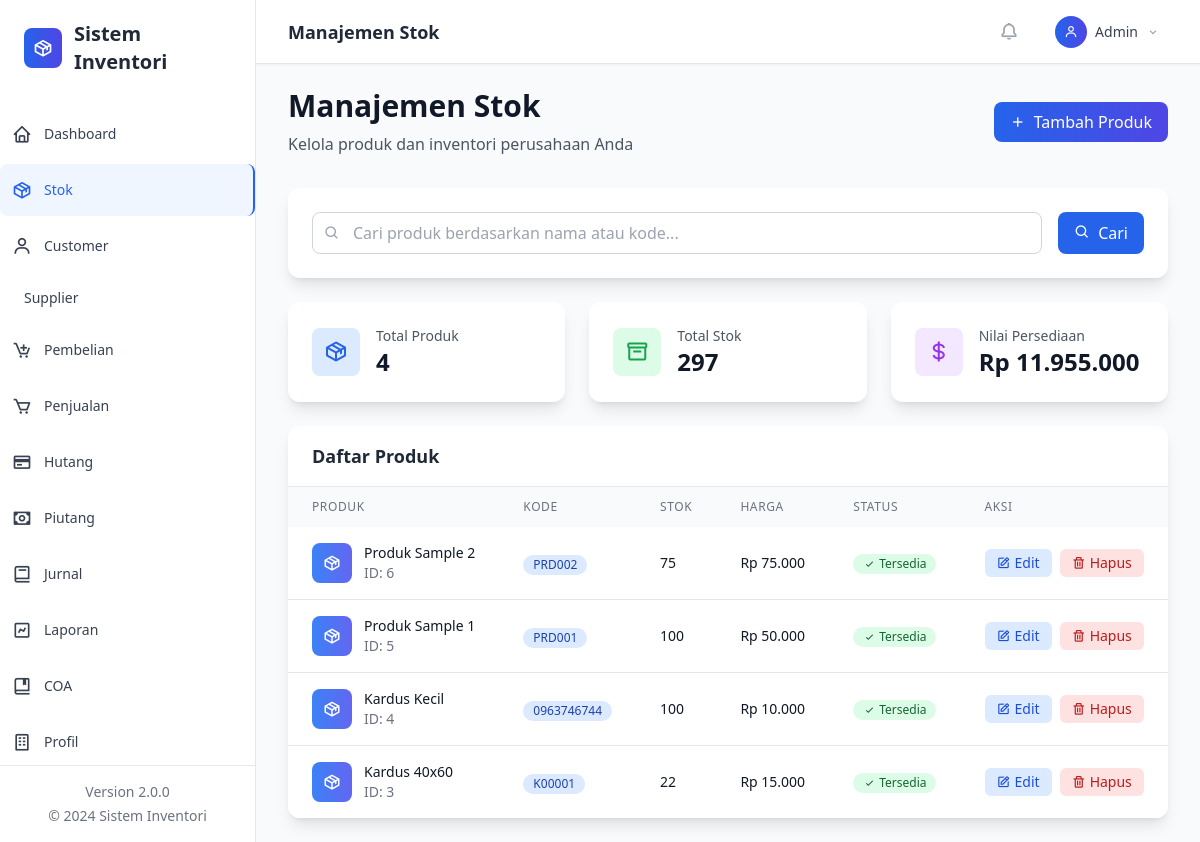
The page /?page=stok on the database its author committed.
### tables this page shows
CREATE TABLE stok (
  id INTEGER PRIMARY KEY AUTOINCREMENT,
  kode TEXT UNIQUE,
  nama TEXT,
  stok INTEGER DEFAULT 0,
  harga INTEGER DEFAULT 0
);

### classes/Database.php (called while the page is built, shortened)
<?php
class Database {
    private $pdo;
    private static $instance = null;
    private function __construct() {
        try {
            $this->pdo = new PDO('sqlite:' . DB_FILE);
            $this->pdo->setAttribute(PDO::ATTR_ERRMODE, PDO::ERRMODE_EXCEPTION);
            $this->pdo->exec('PRAGMA foreign_keys = ON;');
            $this->initializeTables();
        } catch (Exception $e) {
            if (DEBUG_MODE) {
                die('Database Error: ' . $e->getMessage());
            } else {
                die('Database connection failed. Please contact administrator.');
            }
        }
    }
    public static function getInstance() {
        if (self::$instance === null) {
            self::$instance = new self();
        }
        return self::$instance;
    }
    private function initializeTables() {
        if (file_exists(INIT_SQL)) {
            $sql = file_get_contents(INIT_SQL);
            $stmts = array_filter(array_map('trim', explode(';', $sql)));
            foreach ($stmts as $stmt) {
                if ($stmt) {
                    $this->pdo->exec($stmt);
                }
            }
        }
        $this->createProfileTable();
    }
    private function createProfileTable() {
        $sql = "CREATE TABLE IF NOT EXISTS profil_perusahaan (
            id INTEGER PRIMARY KEY AUTOINCREMENT,
            nama_perusahaan TEXT NOT NULL,
            alamat TEXT,
            telepon TEXT,
            email TEXT,
            website TEXT,
            logo TEXT,
            npwp TEXT,
            created_at DATETIME DEFAULT CURRENT_TIMESTAMP,
            updated_at DATETIME DEFAULT CURRENT_TIMESTAMP
        )";
        $this->pdo->exec($sql);
        $stmt = $this->pdo->prepare("SELECT COUNT(*) FROM profil_perusahaan");
        $stmt->execute();
    }
    public function query($sql, $params = []) {
        try {
            $stmt = $this->pdo->prepare($sql);
            $stmt->execute($params);
            return $stmt;
        } catch (Exception $e) {
            if (DEBUG_MODE) {
                throw new Exception('Query Error: ' . $e->getMessage());
            } else {
                throw new Exception('Database operation failed.');
            }
        }
    }
    public function fetchAll($sql, $params = []) {
        return $this->query($sql, $params)->fetchAll(PDO::FETCH_ASSOC);
    }
    public function fetch($sql, $params = []) {
        return $this->query($sql, $params)->fetch(PDO::FETCH_ASSOC);
    }
}
?>

### classes/Helper.php (called while the page is built, shortened)
<?php
class Helper {
    public static function formatMoney($amount) {
        return 'Rp ' . number_format($amount, 0, ',', '.');
    }
}
?>

### views/stok/index.php (the view, shortened to what this page needs)
<?php
$search = $_GET['search'] ?? '';
$whereClause = '';
$params = [];
$page = max(1, (int)($_GET['p'] ?? 1));
$perPage = 10;
$offset = ($page - 1) * $perPage;
$totalRows = $db->fetch("SELECT COUNT(*) as total FROM stok $whereClause", $params)['total'];
$rows = $db->fetchAll("SELECT * FROM stok $whereClause ORDER BY id DESC LIMIT ? OFFSET ?",
    array_merge($params, [$perPage, $offset]));
?>
<div class="mb-8">
    <div class="flex flex-col sm:flex-row sm:items-center sm:justify-between">
        <div>
            <h1 class="text-3xl font-bold text-gray-900">Manajemen Stok</h1>
            <p class="mt-2 text-gray-600">Kelola produk dan inventori perusahaan Anda</p>
        </div>
        <div class="mt-4 sm:mt-0">
            <button onclick="openTambah()"
                    class="inline-flex items-center px-4 py-2 bg-gradient-to-r from-blue-600 to-indigo-600 text-white font-medium rounded-lg hover:from-blue-700 hover:to-indigo-700 focus:ring-4 focus:ring-blue-300 transition-all duration-200">
                <i class='bx bx-plus mr-2'></i>
                Tambah Produk
            </button>
        </div>
    </div>
</div>
<div class="bg-white rounded-xl shadow-lg p-6 mb-6">
    <div class="flex flex-col sm:flex-row gap-4">
        <div class="flex-1">
            <div class="relative">
                <i class='bx bx-search absolute left-3 top-1/2 transform -translate-y-1/2 text-gray-400'></i>
                <input type="text" id="searchInput" placeholder="Cari produk berdasarkan nama atau kode..."
                       value="<?php echo htmlspecialchars($search); ?>"
                       class="w-full pl-10 pr-4 py-2 border border-gray-300 rounded-lg focus:ring-2 focus:ring-blue-500 focus:border-transparent">
            </div>
        </div>
        <div class="flex gap-2">
            <button onclick="performSearch()"
                    class="px-4 py-2 bg-blue-600 text-white rounded-lg hover:bg-blue-700 transition-colors">
                <i class='bx bx-search mr-2'></i>Cari
            </button>
        </div>
    </div>
</div>
<div class="grid grid-cols-1 md:grid-cols-3 gap-6 mb-6">
    <div class="bg-white rounded-xl shadow-lg p-6">
        <div class="flex items-center">
            <div class="w-12 h-12 bg-blue-100 rounded-lg flex items-center justify-center mr-4">
                <i class='bx bx-package text-2xl text-blue-600'></i>
            </div>
            <div>
                <p class="text-sm font-medium text-gray-600">Total Produk</p>
                <p class="text-2xl font-bold text-gray-900"><?php echo number_format($totalRows); ?></p>
            </div>
        </div>
    </div>
    <div class="bg-white rounded-xl shadow-lg p-6">
        <div class="flex items-center">
            <div class="w-12 h-12 bg-green-100 rounded-lg flex items-center justify-center mr-4">
                <i class='bx bx-box text-2xl text-green-600'></i>
            </div>
            <div>
                <p class="text-sm font-medium text-gray-600">Total Stok</p>
                <?php $totalStok = $db->fetch("SELECT SUM(stok) as total FROM stok")['total'] ?? 0; ?>
                <p class="text-2xl font-bold text-gray-900"><?php echo number_format($totalStok); ?></p>
            </div>
        </div>
    </div>
    <div class="bg-white rounded-xl shadow-lg p-6">
        <div class="flex items-center">
            <div class="w-12 h-12 bg-purple-100 rounded-lg flex items-center justify-center mr-4">
                <i class='bx bx-dollar text-2xl text-purple-600'></i>
            </div>
            <div>
                <p class="text-sm font-medium text-gray-600">Nilai Persediaan</p>
                <?php $nilaiPersediaan = $db->fetch("SELECT SUM(stok*harga) as total FROM stok")['total'] ?? 0; ?>
                <p class="text-2xl font-bold text-gray-900"><?php echo Helper::formatMoney($nilaiPersediaan); ?></p>
            </div>
        </div>
    </div>
</div>
<div class="bg-white rounded-xl shadow-lg overflow-hidden">
    <div class="px-6 py-4 border-b border-gray-200">
        <h3 class="text-lg font-semibold text-gray-800">Daftar Produk</h3>
</div>
    <?php if (empty($rows)): ?>
        <div class="text-center py-12">
            <i class='bx bx-package text-6xl text-gray-300 mb-4'></i>
            <h3 class="text-lg font-medium text-gray-900 mb-2">Tidak ada produk</h3>
            <p class="text-gray-500 mb-4">
                <?php echo !empty($search) ? 'Tidak ada produk yang sesuai dengan pencarian Anda.' : 'Mulai dengan menambahkan produk pertama Anda.'; ?>
            </p>
            <?php if (empty($search)): ?>
                <button onclick="openTambah()"
                        class="inline-flex items-center px-4 py-2 bg-blue-600 text-white rounded-lg hover:bg-blue-700 transition-colors">
                    <i class='bx bx-plus mr-2'></i>Tambah Produk Pertama
                </button>
            <?php endif; ?>
        </div>
    <?php else: ?>
        <div class="overflow-x-auto">
            <table class="w-full">
                <thead class="bg-gray-50">
                    <tr>
                        <th class="px-6 py-3 text-left text-xs font-medium text-gray-500 uppercase tracking-wider">Produk</th>
                        <th class="px-6 py-3 text-left text-xs font-medium text-gray-500 uppercase tracking-wider">Kode</th>
                        <th class="px-6 py-3 text-left text-xs font-medium text-gray-500 uppercase tracking-wider">Stok</th>
                        <th class="px-6 py-3 text-left text-xs font-medium text-gray-500 uppercase tracking-wider">Harga</th>
                        <th class="px-6 py-3 text-left text-xs font-medium text-gray-500 uppercase tracking-wider">Status</th>
                        <th class="px-6 py-3 text-left text-xs font-medium text-gray-500 uppercase tracking-wider">Aksi</th>
                    </tr>
                </thead>
                <tbody class="bg-white divide-y divide-gray-200">
                    <?php foreach ($rows as $r): ?>
                        <tr class="hover:bg-gray-50 transition-colors">
                            <td class="px-6 py-4 whitespace-nowrap">
                                <div class="flex items-center">
                                    <div class="w-10 h-10 bg-gradient-to-r from-blue-500 to-indigo-500 rounded-lg flex items-center justify-center mr-3">
                                        <i class='bx bx-package text-white text-lg'></i>
                                    </div>
                                    <div>
                                        <div class="text-sm font-medium text-gray-900"><?php echo htmlspecialchars($r['nama']); ?></div>
                                        <div class="text-sm text-gray-500">ID: <?php echo $r['id']; ?></div>
                                    </div>
                                </div>
                            </td>
                            <td class="px-6 py-4 whitespace-nowrap">
                                <span class="inline-flex items-center px-2.5 py-0.5 rounded-full text-xs font-medium bg-blue-100 text-blue-800">
                                    <?php echo htmlspecialchars($r['kode']); ?>
                                </span>
                            </td>
                            <td class="px-6 py-4 whitespace-nowrap">
                                <div class="flex items-center">
                                    <span class="text-sm font-medium text-gray-900"><?php echo number_format($r['stok']); ?></span>
                                </div>
                            </td>
                            <td class="px-6 py-4 whitespace-nowrap text-sm font-medium text-gray-900">
                                <?php echo Helper::formatMoney($r['harga']); ?>
                            </td>
                            <td class="px-6 py-4 whitespace-nowrap">
                                <?php if ($r['stok'] > 20): ?>
                                    <span class="inline-flex items-center px-2.5 py-0.5 rounded-full text-xs font-medium bg-green-100 text-green-800">
                                        <i class='bx bx-check mr-1'></i>Tersedia
                                    </span>
                                <?php elseif ($r['stok'] > 0): ?>
                                    <span class="inline-flex items-center px-2.5 py-0.5 rounded-full text-xs font-medium bg-yellow-100 text-yellow-800">
                                        <i class='bx bx-warning mr-1'></i>Terbatas
                                    </span>
                                <?php else: ?>
                                    <span class="inline-flex items-center px-2.5 py-0.5 rounded-full text-xs font-medium bg-red-100 text-red-800">
                                        <i class='bx bx-x mr-1'></i>Habis
                                    </span>
                                <?php endif; ?>
                            </td>
                            <td class="px-6 py-4 whitespace-nowrap text-sm font-medium">
                                <div class="flex space-x-2">
                                    <button onclick="edit(<?php echo $r['id']; ?>)"
                                            class="inline-flex items-center px-3 py-1 bg-blue-100 text-blue-700 rounded-md hover:bg-blue-200 transition-colors">
                                        <i class='bx bx-edit mr-1'></i>Edit
                                    </button>
                                    <button onclick="hapus(<?php echo $r['id']; ?>)"
                                            class="inline-flex items-center px-3 py-1 bg-red-100 text-red-700 rounded-md hover:bg-red-200 transition-colors">
                                        <i class='bx bx-trash mr-1'></i>Hapus
                                    </button>
                                </div>
            </td>
                        </tr>
                    <?php endforeach; ?>
    </tbody>
  </table>
</div>
    <?php endif; ?>
</div>

### rows shown on the page
stok: nama "Produk Sample 2", id "6", kode "PRD002", stok "75", harga "Rp 75.000", shows "Tersedia"
stok: nama "Produk Sample 1", id "5", kode "PRD001", stok "100", harga "Rp 50.000", shows "Tersedia"
stok: nama "Kardus Kecil", id "4", kode "0963746744", stok "100", harga "Rp 10.000", shows "Tersedia"
stok: nama "Kardus 40x60", id "3", kode "K00001", stok "22", harga "Rp 15.000", shows "Tersedia"

### other values the page prints
APP_NAME "Sistem Inventori"
APP_VERSION "2.0.0"
$pageTitles[$page] "Manajemen Stok"
$totalRows "4"
$totalStok "297"
Helper::formatMoney($nilaiPersediaan) "Rp 11.955.000"
